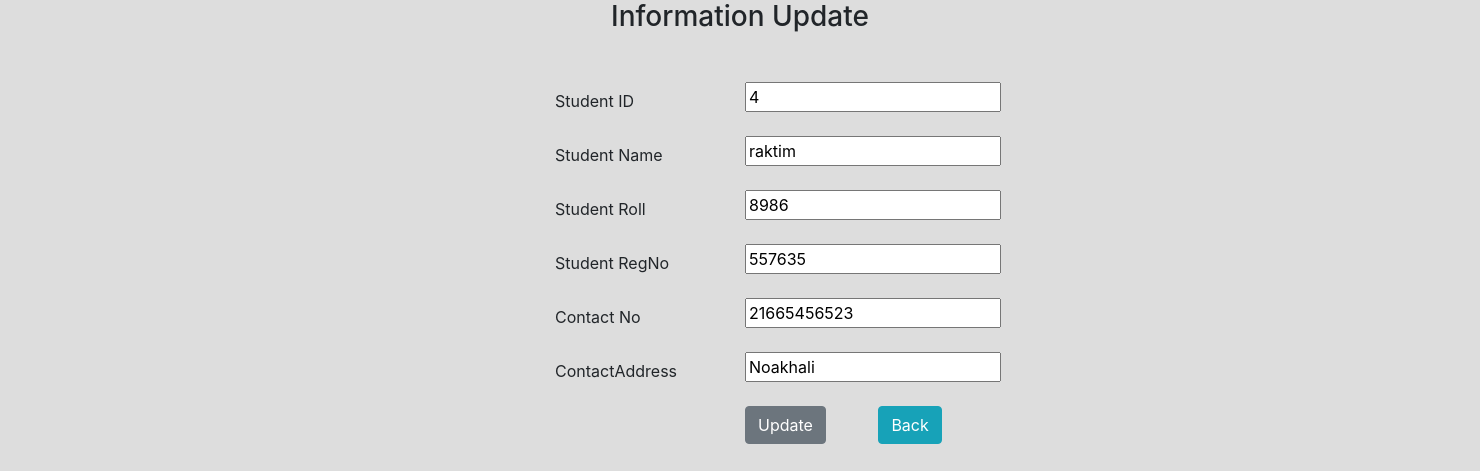
The app's page /edit/4 with its own data.
### CrudApp/models.py (models this page shows)
class Student(models.Model):
    StudentID = models.AutoField(primary_key=True)
    Name = models.CharField(max_length=20)
    Roll = models.CharField(max_length=6)
    RegNo = models.CharField(max_length=6)
    ContactNo = models.CharField(max_length=11)
    ContactAddress = models.CharField(max_length=100)
    class Meta:
        db_table = "STUDENT"

### CrudApp/views.py (the view)
# urls.py: path('edit/<int:id>', views.editStudent),
def editStudent(request, id):
    students = Student.objects.get(StudentID=id)
    return render(request, "edit.html", {'students': students})

### CrudApp/templates/edit.html (shortened to what this page needs)
<!DOCTYPE html>
<html lang="en">
<head>
     <link rel="stylesheet" href="https://maxcdn.bootstrapcdn.com/bootstrap/4.0.0/css/bootstrap.min.css">
</head>
<body>
 <h3 class="text-center">Information Update</h3>
<div class="container">
    <form action="/update/{{students.StudentID}}" method="POST" class="post-form">
        <div class="form-group row">
            <label class="col-sm-2 col-form-label">Student ID</label>
            <div class="col-sm-4">
                <input type="text" name="StudentID" id="id_StudentID" readonly value="{{students.StudentID}}">
            </div>
        </div>
         <div class="form-group row">
            <label class="col-sm-2 col-form-label">Student Name</label>
            <div class="col-sm-4">
                <input type="text" name="Name" id="id_Name" value="{{students.Name}}">
            </div>
        </div>
        <div class="form-group row">
            <label class="col-sm-2 col-form-label">Student Roll</label>
            <div class="col-sm-4">
                <input type="text" name="Roll" id="id_Roll" value="{{students.Roll}}">
            </div>
        </div>
        <div class="form-group row">
            <label class="col-sm-2 col-form-label">Student RegNo</label>
            <div class="col-sm-4">
                <input type="text" name="RegNo" id="id_RegNo" value="{{students.RegNo}}">
            </div>
        </div>
        <div class="form-group row">
            <label class="col-sm-2 col-form-label">Contact No</label>
            <div class="col-sm-4">
                <input type="text" name="ContactNo" id="id_ContactNo" value="{{students.ContactNo}}">
            </div>
        </div>
        <div class="form-group row">
            <label class="col-sm-2 col-form-label">ContactAddress</label>
            <div class="col-sm-4">
                <input type="text" name="ContactAddress" id="id_ContactAddress" value="{{students.ContactAddress}}">
            </div>
        </div>
         <div class="form-group row">
            <label class="col-sm-2 col-form-label"></label>
            <div class="col-sm-4">
               <button type="submit" class="btn btn-secondary">Update</button>
                <a href="/" class="btn btn-info ml-5">Back</a>
            </div>
        </div>
    </form>
</div>
</body>
</html>

### CrudApp/templates/edit.html (style rules this page uses)
body { background:#ddd }
.container { position: relative; left: 25%; top:40px; }

### records on screen
Student: StudentID "4", Name "raktim", Roll "8986", RegNo "557635", ContactNo "21665456523", ContactAddress "Noakhali"
